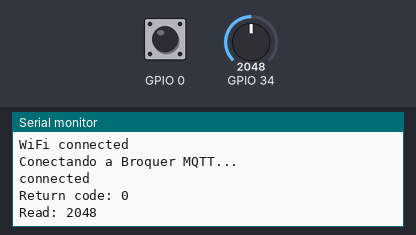
Recording of a sketch running on a simulated ESP32. Shown: the last lines printed to the serial monitor. The test bench sets the inputs (shaded band); at power-on: GPIO 34 = 2048, GPIO 0 HIGH. WiFi joins after 1.5 s; servers stay silent unless stated; no MQTT or app messages arrive unless stated.

Above: at 2.7 s.
2.8 s: GPIO 34 set to 2866
At 4.5 s:
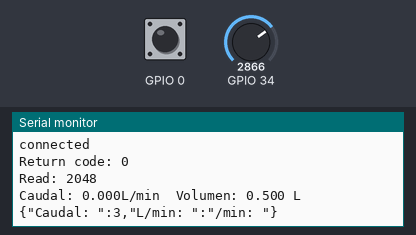
9.8 s: GPIO 34 set to 3603
At 11.1 s:
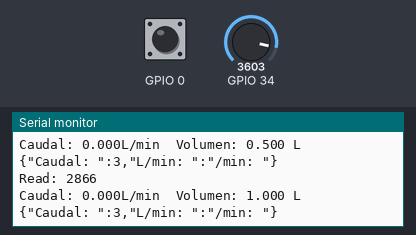
Timing chart, 0 to 12.8 s (numbered marks = the images above; inputs shaded):
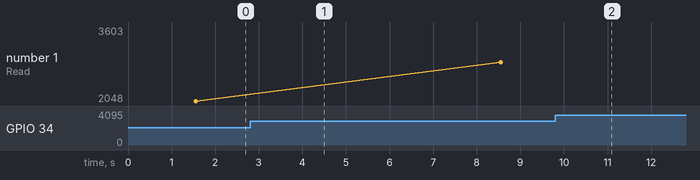

Measured:
- plotted number 1: 2048 → 2866 after the input at 2.8 s, 2866 → 3603 after the input at 9.8 s

The sketch:

IOTPF_SensorV5.ino
```cpp
#include <WiFi.h>
#include <PubSubClient.h>
#include <DHT.h>
#include <ArduinoJson.h>
#include <BH1750.h>
#include <Wire.h>

volatile int NumPulsos; //variable para la cantidad de pulsos recibidos
int PinSensor = 14;    //Sensor conectado en el pin A0
float factor_conversion=7.11; //para convertir de frecuencia a caudal
float volumen=0;
long dt=0; //variación de tiempo por cada bucle
long t0=0; //millis() del bucle anterior

const char* ssid = "MEGACABLE-1A9G";
const char* password =  "URswM729";
const char* mqttServer = "broker.emqx.io";
const int mqttPort = 1883;
const char* clientid = "JerryESP32";
char jsonOutput[256];

WiFiClient espClient;
PubSubClient client(espClient);

void ContarPulsos ()
{
  NumPulsos++;  //incrementamos la variable de pulsos
}

void setup() {

  Serial.begin(115200);
  pinMode(PinSensor, INPUT);
  attachInterrupt(0,ContarPulsos,RISING);//(Interrupción 0(Pin2),función,Flanco de subida)
  Serial.println ("Envie 'r' para restablecer el volumen a 0 Litros");
  t0=millis();

  Serial.print("Connecting to ");
  Serial.println(ssid);
  WiFi.begin(ssid, password);
  while (WiFi.status() != WL_CONNECTED) {
    delay(500);
    Serial.print(".");
  }
  Serial.println("");
  Serial.println("WiFi connected");
 Wire.begin();

  client.setServer(mqttServer, mqttPort);
}

int ObtenerFrecuecia()
{
  int frecuencia;
  NumPulsos = 0;   //Ponemos a 0 el número de pulsos
  interrupts();    //Habilitamos las interrupciones
  delay(1000);   //muestra de 1 segundo
  noInterrupts(); //Deshabilitamos  las interrupciones
  frecuencia=NumPulsos; //Hz(pulsos por segundo)
  return frecuencia;
}

void loop() {
    while (!client.connected()) {
    Serial.println("Conectando a Broquer MQTT...");
    if (client.connect(clientid)) {
      Serial.println("connected");
      Serial.print("Return code: ");
      Serial.println(client.state());

    } else {

      Serial.print("conexion fallida ");
      Serial.print(client.state());
      delay(2000);

    }
  }
  client.loop();
  int lec = analogRead(34);
  Serial.print("Read: ");
  Serial.println(lec);
  delay(1000);

  float frecuencia=ObtenerFrecuecia(); //obtenemos la frecuencia de los pulsos en Hz
  float caudal_L_m=frecuencia/factor_conversion; //calculamos el caudal en L/m
  dt=millis()-t0; //calculamos la variación de tiempo
  t0=millis();
  volumen=volumen+((caudal_L_m/60)*(dt/1000))+0.5; // volumen(L)=caudal(L/s)*tiempo(s)

  Serial.print ("Caudal: ");
  Serial.print (caudal_L_m,3);
  Serial.print ("L/min\tVolumen: ");
  Serial.print (volumen,3);
  Serial.println (" L");

  const size_t CAPACITY = JSON_OBJECT_SIZE(2);
  StaticJsonDocument<CAPACITY> doc;
  JsonObject object = doc.to<JsonObject>();
  object["Caudal: "] = (caudal_L_m,3);
  object["L/min: "] = (volumen,3)+"L";
  serializeJson(doc, jsonOutput);
  Serial.println(String(jsonOutput));
  client.publish( "/nodejs/mqtt/pap", jsonOutput);
  delay(5000);
}
```
